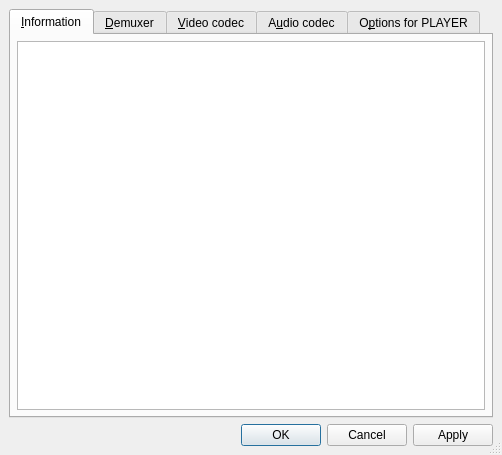
<?xml version="1.0" encoding="UTF-8"?>
<ui version="4.0">
 <author>Ricardo Villalba</author>
 <class>FilePropertiesDialog</class>
 <widget class="QDialog" name="FilePropertiesDialog">
  <property name="geometry">
   <rect>
    <x>0</x>
    <y>0</y>
    <width>502</width>
    <height>455</height>
   </rect>
  </property>
  <property name="windowTitle">
   <string>SMPlayer - File properties</string>
  </property>
  <property name="sizeGripEnabled">
   <bool>true</bool>
  </property>
  <layout class="QVBoxLayout">
   <property name="spacing">
    <number>6</number>
   </property>
   <property name="margin">
    <number>9</number>
   </property>
   <item>
    <widget class="QTabWidget" name="tabWidget">
     <property name="currentIndex">
      <number>0</number>
     </property>
     <widget class="QWidget" name="info_page">
      <attribute name="title">
       <string>&amp;Information</string>
      </attribute>
      <layout class="QGridLayout">
       <property name="margin">
        <number>6</number>
       </property>
       <property name="spacing">
        <number>6</number>
       </property>
       <item row="0" column="0">
        <widget class="QTextEdit" name="info_edit">
         <property name="readOnly">
          <bool>true</bool>
         </property>
        </widget>
       </item>
      </layout>
     </widget>
     <widget class="QWidget" name="demuxer_page">
      <attribute name="title">
       <string>&amp;Demuxer</string>
      </attribute>
      <layout class="QVBoxLayout">
       <property name="spacing">
        <number>6</number>
       </property>
       <property name="margin">
        <number>6</number>
       </property>
       <item>
        <widget class="QLabel" name="textLabel2">
         <property name="text">
          <string>&amp;Select the demuxer that will be used for this file:</string>
         </property>
         <property name="wordWrap">
          <bool>false</bool>
         </property>
         <property name="buddy">
          <cstring>demuxer_listbox</cstring>
         </property>
        </widget>
       </item>
       <item>
        <widget class="QListWidget" name="demuxer_listbox"/>
       </item>
       <item>
        <layout class="QHBoxLayout">
         <property name="spacing">
          <number>6</number>
         </property>
         <property name="margin">
          <number>0</number>
         </property>
         <item>
          <spacer>
           <property name="orientation">
            <enum>Qt::Horizontal</enum>
           </property>
           <property name="sizeType">
            <enum>QSizePolicy::Expanding</enum>
           </property>
           <property name="sizeHint" stdset="0">
            <size>
             <width>241</width>
             <height>41</height>
            </size>
           </property>
          </spacer>
         </item>
         <item>
          <widget class="QPushButton" name="resetDemuxerButton">
           <property name="text">
            <string>&amp;Reset</string>
           </property>
          </widget>
         </item>
        </layout>
       </item>
      </layout>
     </widget>
     <widget class="QWidget" name="vc_page">
      <attribute name="title">
       <string>&amp;Video codec</string>
      </attribute>
      <layout class="QVBoxLayout">
       <property name="spacing">
        <number>6</number>
       </property>
       <property name="margin">
        <number>6</number>
       </property>
       <item>
        <widget class="QLabel" name="textLabel3">
         <property name="text">
          <string>&amp;Select the video codec:</string>
         </property>
         <property name="wordWrap">
          <bool>false</bool>
         </property>
         <property name="buddy">
          <cstring>vc_listbox</cstring>
         </property>
        </widget>
       </item>
       <item>
        <widget class="QListWidget" name="vc_listbox"/>
       </item>
       <item>
        <layout class="QHBoxLayout">
         <property name="spacing">
          <number>6</number>
         </property>
         <property name="margin">
          <number>0</number>
         </property>
         <item>
          <spacer>
           <property name="orientation">
            <enum>Qt::Horizontal</enum>
           </property>
           <property name="sizeType">
            <enum>QSizePolicy::Expanding</enum>
           </property>
           <property name="sizeHint" stdset="0">
            <size>
             <width>241</width>
             <height>41</height>
            </size>
           </property>
          </spacer>
         </item>
         <item>
          <widget class="QPushButton" name="resetVCButton">
           <property name="text">
            <string>&amp;Reset</string>
           </property>
          </widget>
         </item>
        </layout>
       </item>
      </layout>
     </widget>
     <widget class="QWidget" name="ac_page">
      <attribute name="title">
       <string>A&amp;udio codec</string>
      </attribute>
      <layout class="QVBoxLayout">
       <property name="spacing">
        <number>6</number>
       </property>
       <property name="margin">
        <number>6</number>
       </property>
       <item>
        <widget class="QLabel" name="textLabel4">
         <property name="text">
          <string>&amp;Select the audio codec:</string>
         </property>
         <property name="wordWrap">
          <bool>false</bool>
         </property>
         <property name="buddy">
          <cstring>ac_listbox</cstring>
         </property>
        </widget>
       </item>
       <item>
        <widget class="QListWidget" name="ac_listbox"/>
       </item>
       <item>
        <layout class="QHBoxLayout">
         <property name="spacing">
          <number>6</number>
         </property>
         <property name="margin">
          <number>0</number>
         </property>
         <item>
          <spacer>
           <property name="orientation">
            <enum>Qt::Horizontal</enum>
           </property>
           <property name="sizeType">
            <enum>QSizePolicy::Expanding</enum>
           </property>
           <property name="sizeHint" stdset="0">
            <size>
             <width>241</width>
             <height>41</height>
            </size>
           </property>
          </spacer>
         </item>
         <item>
          <widget class="QPushButton" name="resetACButton">
           <property name="text">
            <string>&amp;Reset</string>
           </property>
          </widget>
         </item>
        </layout>
       </item>
      </layout>
     </widget>
     <widget class="QWidget" name="options_page">
      <attribute name="title">
       <string notr="true">O&amp;ptions for PLAYER</string>
      </attribute>
      <layout class="QVBoxLayout">
       <property name="spacing">
        <number>6</number>
       </property>
       <property name="margin">
        <number>9</number>
       </property>
       <item>
        <widget class="QGroupBox" name="groupBox">
         <property name="title">
          <string notr="true">Additional Options for PLAYER</string>
         </property>
         <layout class="QVBoxLayout">
          <property name="spacing">
           <number>6</number>
          </property>
          <property name="margin">
           <number>9</number>
          </property>
          <item>
           <widget class="QLabel" name="options_info_label">
            <property name="text">
             <string notr="true">Here you can pass extra options to PLAYER.
Write them separated by spaces.
Example: -flip -nosound</string>
            </property>
            <property name="alignment">
             <set>Qt::AlignVCenter</set>
            </property>
            <property name="wordWrap">
             <bool>false</bool>
            </property>
           </widget>
          </item>
          <item>
           <layout class="QHBoxLayout">
            <property name="spacing">
             <number>6</number>
            </property>
            <property name="margin">
             <number>0</number>
            </property>
            <item>
             <widget class="QLabel" name="textLabel1_3">
              <property name="text">
               <string>&amp;Options:</string>
              </property>
              <property name="wordWrap">
               <bool>false</bool>
              </property>
              <property name="buddy">
               <cstring>mplayer_args_edit</cstring>
              </property>
             </widget>
            </item>
            <item>
             <widget class="QLineEdit" name="mplayer_args_edit"/>
            </item>
           </layout>
          </item>
          <item>
           <widget class="Line" name="line2">
            <property name="sizePolicy">
             <sizepolicy hsizetype="Expanding" vsizetype="Fixed">
              <horstretch>0</horstretch>
              <verstretch>0</verstretch>
             </sizepolicy>
            </property>
            <property name="frameShape">
             <enum>QFrame::HLine</enum>
            </property>
            <property name="frameShadow">
             <enum>QFrame::Sunken</enum>
            </property>
            <property name="orientation">
             <enum>Qt::Horizontal</enum>
            </property>
           </widget>
          </item>
          <item>
           <widget class="QLabel" name="textLabel4_2">
            <property name="text">
             <string>You can also pass additional video filters.
Separate them with &quot;,&quot;. Do not use spaces!
Example: scale=512:-2,eq2=1.1</string>
            </property>
            <property name="alignment">
             <set>Qt::AlignVCenter</set>
            </property>
            <property name="wordWrap">
             <bool>false</bool>
            </property>
           </widget>
          </item>
          <item>
           <layout class="QHBoxLayout">
            <property name="spacing">
             <number>6</number>
            </property>
            <property name="margin">
             <number>0</number>
            </property>
            <item>
             <widget class="QLabel" name="textLabel2_3">
              <property name="text">
               <string>V&amp;ideo filters:</string>
              </property>
              <property name="wordWrap">
               <bool>false</bool>
              </property>
              <property name="buddy">
               <cstring>mplayer_vfilters_edit</cstring>
              </property>
             </widget>
            </item>
            <item>
             <widget class="QLineEdit" name="mplayer_vfilters_edit"/>
            </item>
           </layout>
          </item>
          <item>
           <widget class="Line" name="line3">
            <property name="sizePolicy">
             <sizepolicy hsizetype="Expanding" vsizetype="Fixed">
              <horstretch>0</horstretch>
              <verstretch>0</verstretch>
             </sizepolicy>
            </property>
            <property name="frameShape">
             <enum>QFrame::HLine</enum>
            </property>
            <property name="frameShadow">
             <enum>QFrame::Sunken</enum>
            </property>
            <property name="orientation">
             <enum>Qt::Horizontal</enum>
            </property>
           </widget>
          </item>
          <item>
           <widget class="QLabel" name="textLabel5_2">
            <property name="text">
             <string>And finally audio filters. Same rule as for video filters.
Example: resample=44100:0:0,volnorm</string>
            </property>
            <property name="alignment">
             <set>Qt::AlignVCenter</set>
            </property>
            <property name="wordWrap">
             <bool>false</bool>
            </property>
           </widget>
          </item>
          <item>
           <layout class="QHBoxLayout">
            <property name="spacing">
             <number>6</number>
            </property>
            <property name="margin">
             <number>0</number>
            </property>
            <item>
             <widget class="QLabel" name="textLabel3_3">
              <property name="text">
               <string>Audio &amp;filters:</string>
              </property>
              <property name="wordWrap">
               <bool>false</bool>
              </property>
              <property name="buddy">
               <cstring>mplayer_afilters_edit</cstring>
              </property>
             </widget>
            </item>
            <item>
             <widget class="QLineEdit" name="mplayer_afilters_edit"/>
            </item>
           </layout>
          </item>
          <item>
           <spacer>
            <property name="orientation">
             <enum>Qt::Vertical</enum>
            </property>
            <property name="sizeHint" stdset="0">
             <size>
              <width>20</width>
              <height>40</height>
             </size>
            </property>
           </spacer>
          </item>
         </layout>
        </widget>
       </item>
      </layout>
     </widget>
    </widget>
   </item>
   <item>
    <widget class="QDialogButtonBox" name="buttonBox">
     <property name="orientation">
      <enum>Qt::Horizontal</enum>
     </property>
     <property name="standardButtons">
      <set>QDialogButtonBox::Apply|QDialogButtonBox::Cancel|QDialogButtonBox::Ok</set>
     </property>
    </widget>
   </item>
  </layout>
 </widget>
 <layoutdefault spacing="6" margin="11"/>
 <tabstops>
  <tabstop>tabWidget</tabstop>
  <tabstop>info_edit</tabstop>
  <tabstop>buttonBox</tabstop>
  <tabstop>demuxer_listbox</tabstop>
  <tabstop>resetDemuxerButton</tabstop>
  <tabstop>vc_listbox</tabstop>
  <tabstop>resetVCButton</tabstop>
  <tabstop>ac_listbox</tabstop>
  <tabstop>resetACButton</tabstop>
  <tabstop>mplayer_args_edit</tabstop>
  <tabstop>mplayer_vfilters_edit</tabstop>
  <tabstop>mplayer_afilters_edit</tabstop>
 </tabstops>
 <resources/>
 <connections>
  <connection>
   <sender>buttonBox</sender>
   <signal>accepted()</signal>
   <receiver>FilePropertiesDialog</receiver>
   <slot>accept()</slot>
   <hints>
    <hint type="sourcelabel">
     <x>267</x>
     <y>468</y>
    </hint>
    <hint type="destinationlabel">
     <x>267</x>
     <y>246</y>
    </hint>
   </hints>
  </connection>
  <connection>
   <sender>buttonBox</sender>
   <signal>rejected()</signal>
   <receiver>FilePropertiesDialog</receiver>
   <slot>reject()</slot>
   <hints>
    <hint type="sourcelabel">
     <x>267</x>
     <y>468</y>
    </hint>
    <hint type="destinationlabel">
     <x>267</x>
     <y>246</y>
    </hint>
   </hints>
  </connection>
 </connections>
</ui>
